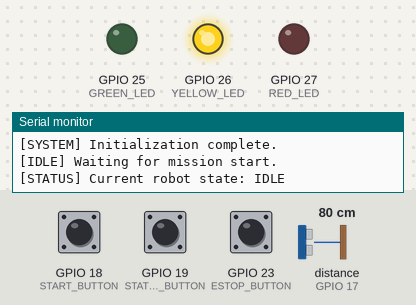
A sketch run on a simulated ESP32. Shown: output pins drawn as LEDs (lit = HIGH), the last lines printed to the serial monitor. Wiring (from diagram.json): ultrasonic range finder: trigger GPIO 5; echo GPIO 17. Inputs (shaded band) come from the test bench; at power-on: GPIO 18 (START_BUTTON) HIGH, GPIO 19 (STATION_BUTTON) HIGH, GPIO 23 (ESTOP_BUTTON) HIGH, distance to the obstacle (sensor on GPIO 17) 80 cm. The echo pulse lasts 58.3 µs per cm; pins used as bus, display or sensor lines are not drawn.

Above: at 1.2 s.
1.3 s: GPIO 18 (START_BUTTON) pulled LOW for 0.15 s
At 2.0 s:
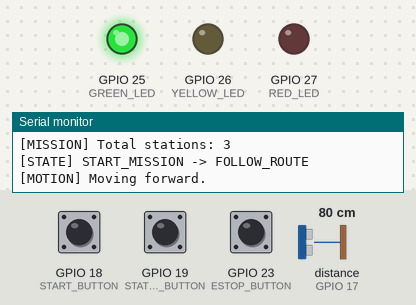
2.9 s: GPIO 19 (STATION_BUTTON) pulled LOW for 0.15 s
At 4.4 s:
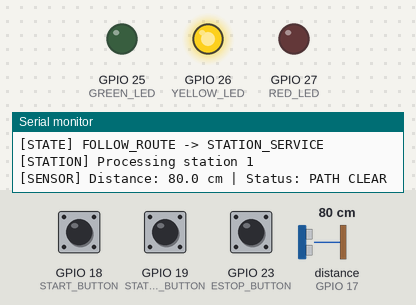
6.5 s: GPIO 23 (ESTOP_BUTTON) pulled LOW for 0.15 s
At 7.1 s:
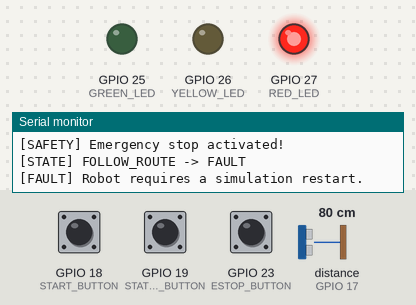
Timing chart, 0 to 9.5 s (numbered marks = the images above; inputs shaded):
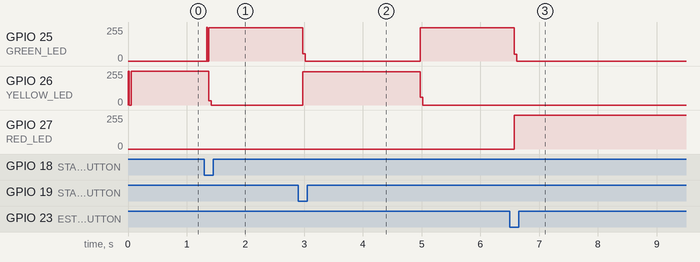

The sketch:

sketch.ino
```cpp
/*
 * Project : Autonomous Warehouse Robot with Mission States
 * Platform: ESP32 DevKit V1
 * Framework: Arduino C++ / Wokwi Simulator
 * Author  : Vishnuprakash J
 * Date    : 25 October 2026
 *
 * Description:
 * Simulates a warehouse robot travelling between stations,
 * detecting obstacles, managing mission states, and handling faults.
 *
 * Features:
 * 1. Mission-state control
 * 2. Ultrasonic obstacle detection
 * 3. Three-station delivery sequence
 * 4. Emergency-stop input
 * 5. LED status indication
 * 6. Serial Monitor diagnostics
 *
 * Note:
 * Robot movement is simulated through Serial Monitor messages.
 * No physical motor driver is required for this version.
 */

#include <Arduino.h>

// =====================================================
// PIN CONFIGURATION
// =====================================================

// HC-SR04 ultrasonic sensor
const int TRIG_PIN = 5;
const int ECHO_PIN = 17;

// Pushbuttons: each button connects GPIO to GND
const int START_BUTTON   = 18;
const int STATION_BUTTON = 19;
const int ESTOP_BUTTON   = 23;

// Status LEDs
const int GREEN_LED  = 25;
const int YELLOW_LED = 26;
const int RED_LED    = 27;

// =====================================================
// ROBOT CONFIGURATION
// =====================================================

const int TOTAL_STATIONS = 3;

const float OBSTACLE_DISTANCE_CM = 15.0;

const unsigned long SENSOR_INTERVAL_MS = 3000;
const unsigned long STATION_SERVICE_MS = 2000;
const unsigned long BUTTON_DEBOUNCE_MS = 40;
const unsigned long OBSTACLE_TIMEOUT_MS = 15000;

// =====================================================
// MISSION STATES
// =====================================================

enum RobotState {
  IDLE,
  START_MISSION,
  FOLLOW_ROUTE,
  OBSTACLE_STOP,
  STATION_SERVICE,
  MISSION_COMPLETE,
  FAULT
};

RobotState currentState = IDLE;

// =====================================================
// GLOBAL VARIABLES
// =====================================================

int currentStation = 0;

float obstacleDistance = -1.0;

bool obstacleDetected = false;
bool emergencyStopActive = false;

unsigned long lastSensorRead = 0;
unsigned long stationServiceStart = 0;
unsigned long obstacleStopStart = 0;

bool startPressed = false;
bool stationPressed = false;
bool eStopPressed = false;

// Button debouncing variables
bool previousStartReading = HIGH;
bool previousStationReading = HIGH;
bool previousEStopReading = HIGH;

bool stableStartState = HIGH;
bool stableStationState = HIGH;
bool stableEStopState = HIGH;

unsigned long lastStartChange = 0;
unsigned long lastStationChange = 0;
unsigned long lastEStopChange = 0;

// Simulated motion state
bool robotIsMoving = false;

// =====================================================
// FUNCTION DECLARATIONS
// =====================================================

void updateButtons();
void readObstacleSensor();
void updateLEDs();
void changeState(RobotState newState);
void handleMission();

void moveForward();
void stopRobot();
void serviceStation();

void printStatus();
const char* stateName(RobotState state);

// =====================================================
// SETUP
// =====================================================

void setup() {

  Serial.begin(115200);

  // Diagnostic message to verify Serial Monitor output
  Serial.println();
  Serial.println("ESP32 is working!");

  pinMode(TRIG_PIN, OUTPUT);
  pinMode(ECHO_PIN, INPUT);

  pinMode(START_BUTTON, INPUT_PULLUP);
  pinMode(STATION_BUTTON, INPUT_PULLUP);
  pinMode(ESTOP_BUTTON, INPUT_PULLUP);

  pinMode(GREEN_LED, OUTPUT);
  pinMode(YELLOW_LED, OUTPUT);
  pinMode(RED_LED, OUTPUT);

  digitalWrite(TRIG_PIN, LOW);

  digitalWrite(GREEN_LED, LOW);
  digitalWrite(YELLOW_LED, HIGH);
  digitalWrite(RED_LED, LOW);

  Serial.println();
  Serial.println("==========================================");
  Serial.println(" AUTONOMOUS WAREHOUSE ROBOT");
  Serial.println(" ESP32 Mission-State Controller");
  Serial.println("==========================================");

  Serial.println("[SYSTEM] Initialization complete.");
  Serial.println("[IDLE] Waiting for mission start.");

  printStatus();
}

// =====================================================
// MAIN LOOP
// =====================================================

void loop() {

  updateButtons();

  // Emergency stop takes priority over normal operation.
  if (eStopPressed && currentState != FAULT) {

    emergencyStopActive = true;

    stopRobot();

    Serial.println("[SAFETY] Emergency stop activated!");

    changeState(FAULT);
  }

  // Remain stopped while a fault is active.
  if (currentState == FAULT) {

    stopRobot();
    updateLEDs();

    return;
  }

  // Periodic ultrasonic sensor measurement.
  if (millis() - lastSensorRead >= SENSOR_INTERVAL_MS) {

    lastSensorRead = millis();

    readObstacleSensor();
  }

  handleMission();

  updateLEDs();
}

// =====================================================
// BUTTON HANDLING WITH DEBOUNCING
// =====================================================

void updateButtons() {

  unsigned long now = millis();

  bool startReading = digitalRead(START_BUTTON);
  bool stationReading = digitalRead(STATION_BUTTON);
  bool eStopReading = digitalRead(ESTOP_BUTTON);

  startPressed = false;
  stationPressed = false;
  eStopPressed = false;

  // START BUTTON
  if (startReading != previousStartReading) {

    previousStartReading = startReading;
    lastStartChange = now;
  }

  if (now - lastStartChange >= BUTTON_DEBOUNCE_MS) {

    if (startReading != stableStartState) {

      stableStartState = startReading;

      if (stableStartState == LOW) {
        startPressed = true;
        Serial.println("[INPUT] Start button pressed.");
      }
    }
  }

  // STATION BUTTON
  if (stationReading != previousStationReading) {

    previousStationReading = stationReading;
    lastStationChange = now;
  }

  if (now - lastStationChange >= BUTTON_DEBOUNCE_MS) {

    if (stationReading != stableStationState) {

      stableStationState = stationReading;

      if (stableStationState == LOW) {
        stationPressed = true;
        Serial.println("[INPUT] Station button pressed.");
      }
    }
  }

  // EMERGENCY-STOP BUTTON
  if (eStopReading != previousEStopReading) {

    previousEStopReading = eStopReading;
    lastEStopChange = now;
  }

  if (now - lastEStopChange >= BUTTON_DEBOUNCE_MS) {

    if (eStopReading != stableEStopState) {

      stableEStopState = eStopReading;

      if (stableEStopState == LOW) {
        eStopPressed = true;
      }
    }
  }
}

// =====================================================
// ULTRASONIC SENSOR
// =====================================================

void readObstacleSensor() {

  // Send trigger pulse
  digitalWrite(TRIG_PIN, LOW);
  delayMicroseconds(2);

  digitalWrite(TRIG_PIN, HIGH);
  delayMicroseconds(10);

  digitalWrite(TRIG_PIN, LOW);

  // Measure echo duration with a timeout of 25 ms
  unsigned long duration = pulseIn(ECHO_PIN, HIGH, 25000);

  if (duration == 0) {

    obstacleDistance = -1.0;
    obstacleDetected = false;

    Serial.println("[SENSOR] No echo received. Check sensor or target.");

    return;
  }

  // Calculate distance in centimetres
  obstacleDistance = duration * 0.0343 / 2.0;

  // Check obstacle threshold
  obstacleDetected =
      (obstacleDistance > 0 &&
       obstacleDistance < OBSTACLE_DISTANCE_CM);

  // Print distance continuously
  Serial.print("[SENSOR] Distance: ");
  Serial.print(obstacleDistance, 1);
  Serial.print(" cm | Status: ");

  if (obstacleDetected) {
    Serial.println("OBSTACLE DETECTED");
  } else {
    Serial.println("PATH CLEAR");
  }
}

// =====================================================
// MISSION CONTROLLER
// =====================================================

void handleMission() {

  switch (currentState) {

    case IDLE:

      stopRobot();

      if (startPressed) {

        currentStation = 0;

        Serial.println("[MISSION] Starting warehouse delivery.");

        changeState(START_MISSION);
      }

      break;

    case START_MISSION:

      Serial.println("[MISSION] Mission initialized.");
      Serial.print("[MISSION] Total stations: ");
      Serial.println(TOTAL_STATIONS);

      changeState(FOLLOW_ROUTE);

      break;

    case FOLLOW_ROUTE:

      if (obstacleDetected) {

        stopRobot();

        obstacleStopStart = millis();

        Serial.print("[OBSTACLE] Detected at ");
        Serial.print(obstacleDistance, 1);
        Serial.println(" cm.");

        changeState(OBSTACLE_STOP);

        break;
      }

      moveForward();

      if (stationPressed) {

        stopRobot();

        currentStation++;

        Serial.print("[STATION] Arrived at station ");
        Serial.print(currentStation);
        Serial.print(" of ");
        Serial.println(TOTAL_STATIONS);

        stationServiceStart = millis();

        changeState(STATION_SERVICE);
      }

      break;

    case OBSTACLE_STOP:

      stopRobot();

      // Resume only after a valid, clear measurement.
      if (obstacleDistance > OBSTACLE_DISTANCE_CM) {

        Serial.print("[OBSTACLE] Path clear at ");
        Serial.print(obstacleDistance, 1);
        Serial.println(" cm.");

        Serial.println("[MISSION] Resuming route.");

        changeState(FOLLOW_ROUTE);
      }

      else if (millis() - obstacleStopStart >=
               OBSTACLE_TIMEOUT_MS) {

        Serial.println("[FAULT] Obstacle timeout exceeded.");

        changeState(FAULT);
      }

      break;

    case STATION_SERVICE:

      stopRobot();

      serviceStation();

      if (millis() - stationServiceStart >=
          STATION_SERVICE_MS) {

        Serial.println("[STATION] Service completed.");

        if (currentStation >= TOTAL_STATIONS) {

          changeState(MISSION_COMPLETE);
        }

        else {

          Serial.println("[MISSION] Proceeding to next station.");

          changeState(FOLLOW_ROUTE);
        }
      }

      break;

    case MISSION_COMPLETE:

      stopRobot();

      // Report completion once on entering this state.
      // See changeState() below for the state-entry handler.
      if (startPressed) {

        currentStation = 0;

        Serial.println("[MISSION] Starting a new mission.");

        changeState(START_MISSION);
      }

      break;

    case FAULT:

      stopRobot();

      break;
  }
}

// =====================================================
// SIMULATED MOTION CONTROLLER
// =====================================================

void moveForward() {

  if (!robotIsMoving) {

    robotIsMoving = true;

    Serial.println("[MOTION] Moving forward.");
  }
}

void stopRobot() {

  if (robotIsMoving) {

    robotIsMoving = false;

    Serial.println("[MOTION] Robot stopped.");
  }
}

// =====================================================
// STATION SERVICE
// =====================================================

void serviceStation() {

  static int lastReportedStation = -1;

  if (lastReportedStation != currentStation) {

    Serial.print("[STATION] Processing station ");
    Serial.println(currentStation);

    lastReportedStation = currentStation;
  }
}

// =====================================================
// STATE MANAGEMENT
// =====================================================

void changeState(RobotState newState) {

  if (currentState == newState) {
    return;
  }

  Serial.print("[STATE] ");
  Serial.print(stateName(currentState));
  Serial.print(" -> ");
  Serial.println(stateName(newState));

  currentState = newState;

  // State-entry actions
  if (newState == MISSION_COMPLETE) {

    Serial.println("[MISSION] All stations completed.");
    Serial.println("[MISSION] Delivery mission successful.");
  }

  if (newState == FAULT) {

    Serial.println("[FAULT] Robot requires a simulation restart.");
  }

  updateLEDs();
}

// =====================================================
// LED INDICATORS
// =====================================================

void updateLEDs() {

  digitalWrite(GREEN_LED, LOW);
  digitalWrite(YELLOW_LED, LOW);
  digitalWrite(RED_LED, LOW);

  switch (currentState) {

    case IDLE:
      digitalWrite(YELLOW_LED, HIGH);
      break;

    case START_MISSION:
    case FOLLOW_ROUTE:
      digitalWrite(GREEN_LED, HIGH);
      break;

    case OBSTACLE_STOP:
    case STATION_SERVICE:
    case MISSION_COMPLETE:
      digitalWrite(YELLOW_LED, HIGH);
      break;

    case FAULT:
      digitalWrite(RED_LED, HIGH);
      break;
  }
}

// =====================================================
// STATE NAME CONVERSION
// =====================================================

const char* stateName(RobotState state) {

  switch (state) {

    case IDLE:
      return "IDLE";

    case START_MISSION:
      return "START_MISSION";

    case FOLLOW_ROUTE:
      return "FOLLOW_ROUTE";

    case OBSTACLE_STOP:
      return "OBSTACLE_STOP";

    case STATION_SERVICE:
      return "STATION_SERVICE";

    case MISSION_COMPLETE:
      return "MISSION_COMPLETE";

    case FAULT:
      return "FAULT";

    default:
      return "UNKNOWN";
  }
}

// =====================================================
// STATUS DIAGNOSTICS
// =====================================================

void printStatus() {

  Serial.print("[STATUS] Current robot state: ");
  Serial.println(stateName(currentState));
}

// =====================================================
// END OF PROGRAM
// =====================================================
```

Measured:
- after the input at 1.3 s, GPIO 25 (GREEN_LED): 0/255 → 249/255 at once; GPIO 26 (YELLOW_LED): 252/255 → 0/255 after 0.08 s
- after the input at 2.9 s, GPIO 25 (GREEN_LED): 249/255 → 0/255 after 0.08 s, → 249/255 2.0 s later; GPIO 26 (YELLOW_LED): 0/255 → 251/255 after 0.08 s, → 0/255 2.0 s later
- after the input at 6.5 s, GPIO 25 (GREEN_LED): 249/255 → 0/255 after 0.08 s; GPIO 27 (RED_LED): 0/255 → 253/255 after 0.08 s
